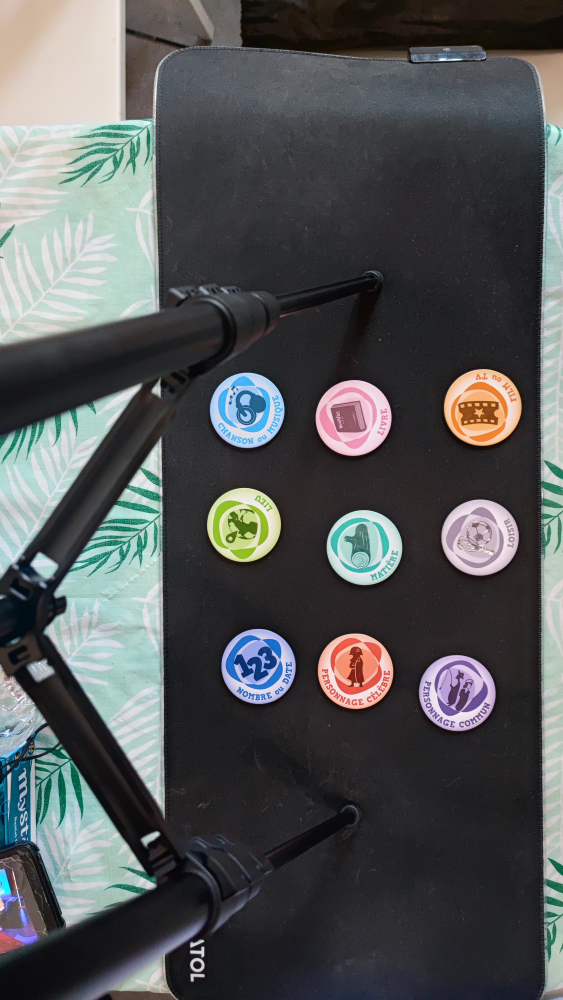
#> input picture images/mysteres01.jpg, 2252 x 4000 px (shown at 1/4 size); its folder holds only this picture in this run
$ jupyter execute --allow-errors every_tiles.ipynb
#> lines starting #> are read from the running program, lines starting #| are printed output that depends on the picture; after the words box and inside, x2 and y2 are one past the last pixel; in counts of white or black regions, pixels touching at a corner belong together
### src/functions/custom_functions.py
from model.tile import Tile

import colorsys
import pandas as pd
import numpy as np
import cv2 as cv

# [12 lines left out: function reconstruct_image, not called in this run]


def preprocess_image(image: np.array) -> np.array:
    grayed_image = cv.cvtColor(image, cv.COLOR_RGB2GRAY)
    blurred_image = cv.medianBlur(grayed_image, 5)
    _, threshold_image = cv.threshold(blurred_image, 70, 255, cv.THRESH_BINARY)
    closed_image = cv.morphologyEx(threshold_image, cv.MORPH_CLOSE, np.ones((27, 27)))
    return closed_image


def get_circles(image: np.array) -> np.array:
    '''
    Retrieves the circles in an image.
    '''
    circles = cv.HoughCircles(image, cv.HOUGH_GRADIENT, dp=1, minDist=100, param1=50, param2=10, minRadius=50, maxRadius=58)
    return np.uint16(np.around(circles))[0,:]

# [24 lines left out: function get_circles_color, not called in this run]

def get_average_circles(image, circles):
    return get_circles_color(image, circles, np.mean)

# [23 lines left out: function sort_circles, not called in this run]


def get_tiles(image: np.ndarray) -> list[Tile]:
    '''
    Retrieves the tiles from an image.
    '''
    # half_image = cv.resize(image, (image.shape[1]*1.5, image.shape[0]*1.5))
    preprocessed_image = preprocess_image(image)
    circles = get_circles(preprocessed_image)
    average_circles = get_average_circles(image, circles)
    return sort_circles(average_circles)

# [6 lines left out: function tiles_to_dataframe, not called in this run]

### every_tiles.ipynb
[cell 1]
from src.model.tile_types import TileType
from src.functions.custom_functions import get_tiles

from matplotlib import pyplot as plt
from img_tuiles import TUILES as IMG_TILES

from sklearn.model_selection import train_test_split
from sklearn import tree
from os import listdir

import pickle

import cv2 as cv
import numpy as np
import pandas as pd

[cell 2]
# Retrieve every jpg images in the ./images repository
files = listdir("./images")
images = sorted([file for file in files if file.endswith(".jpg")])
print(images)

cv_images = [cv.imread("./images/" + image) for image in images]
#> cv_images = 1 item
cv_images_rgb = [cv.cvtColor(image, cv.COLOR_BGR2RGB) for image in cv_images]
#> cv_images_rgb = 1 item

# Iterate through the image to display them on a row
for i, image in enumerate(cv_images_rgb):
    plt.subplot(1, len(cv_images_rgb), i + 1)
    plt.imshow(image)
#> this loop made 1 pass

#> (a cell that did not finish here is left out)

#> in preprocess_image, `grayed_image = cv.cvtColor(image, cv.COLOR_RGB2GRAY)`:
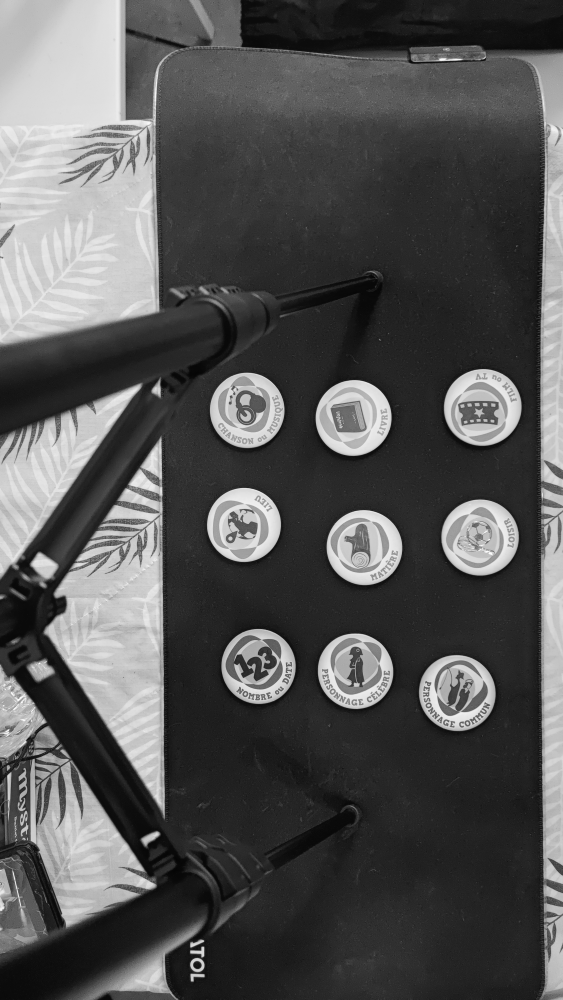
#> grayed_image: shape (4000, 2252) (shown at 1/4 size); min 2, max 255, mean 84.8
#> in preprocess_image, `_, threshold_image = cv.threshold(blurred_image, 70, 255, cv.THRESH_BI..`:
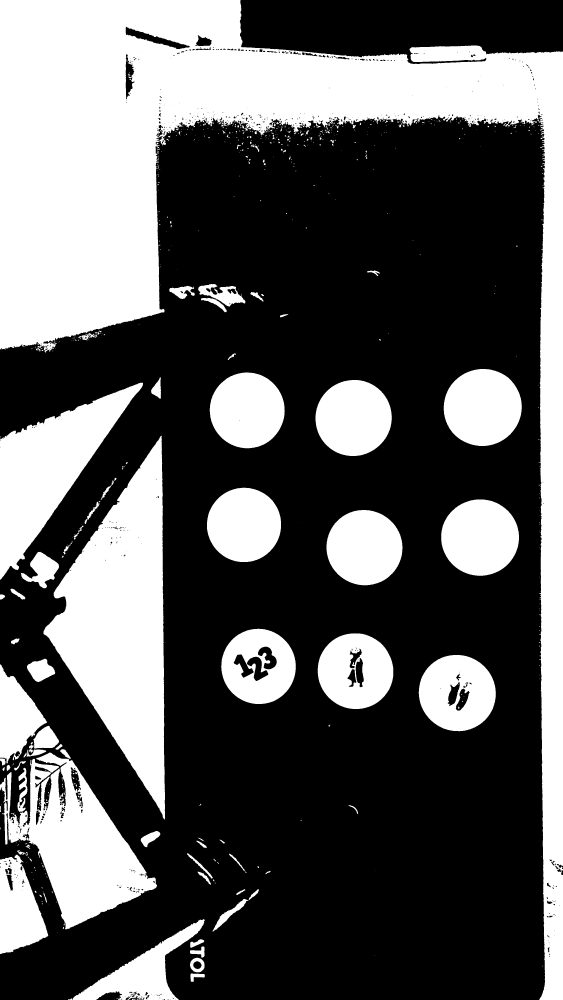
#> threshold_image: shape (4000, 2252) (shown at 1/4 size); 36.1% white; 733 white regions (539 under 20 px), largest, box (x1, y1, x2, y2) and area: (0, 0, 2252, 4000) 1650884, (174, 1743, 660, 3278) 380363, (0, 3010, 628, 3718) 197073
#> in preprocess_image, `closed_image = cv.morphologyEx(threshold_image, cv.MORPH_CLOSE, np.one..`:
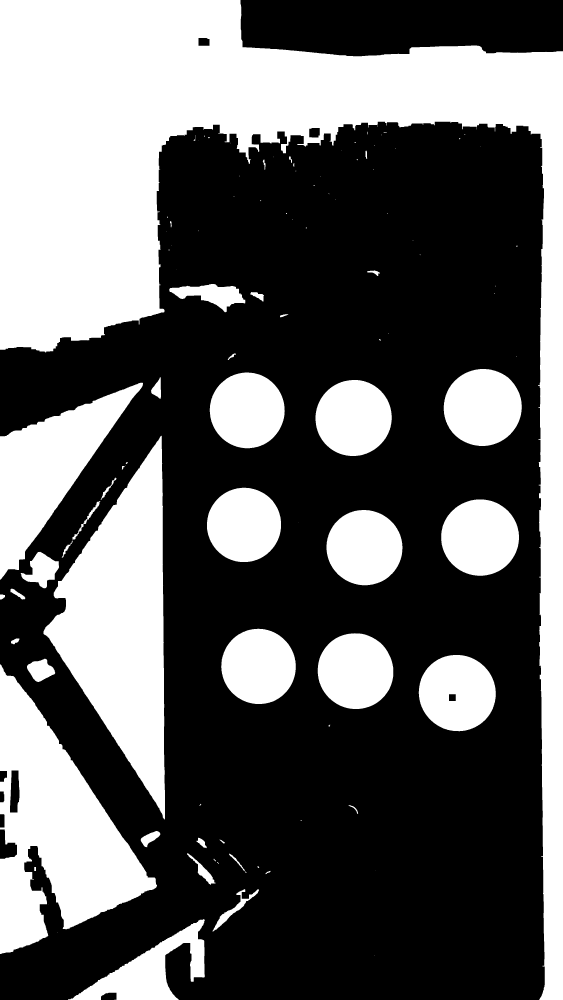
#> closed_image: shape (4000, 2252) (shown at 1/4 size); 37.9% white; 100 white regions (47 under 20 px), largest, box (x1, y1, x2, y2) and area: (0, 0, 2252, 4000) 1735659, (174, 1743, 660, 3278) 381502, (0, 2657, 628, 3816) 346185
#> in get_circles, `circles = cv.HoughCircles(image, cv.HOUGH_GRADIENT, dp=1, minDist=100,..`: circles = None
cv_images_tiles
